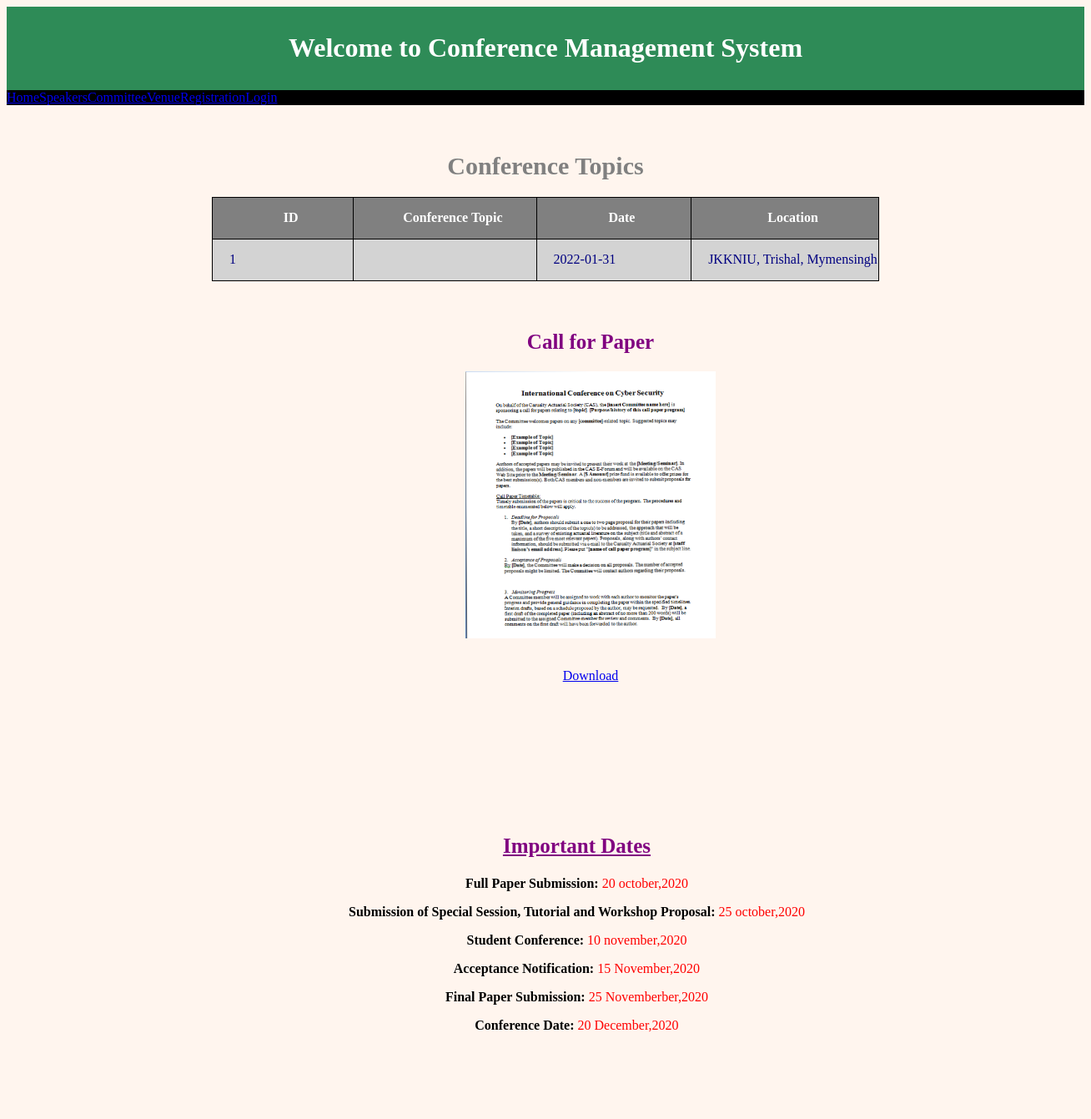
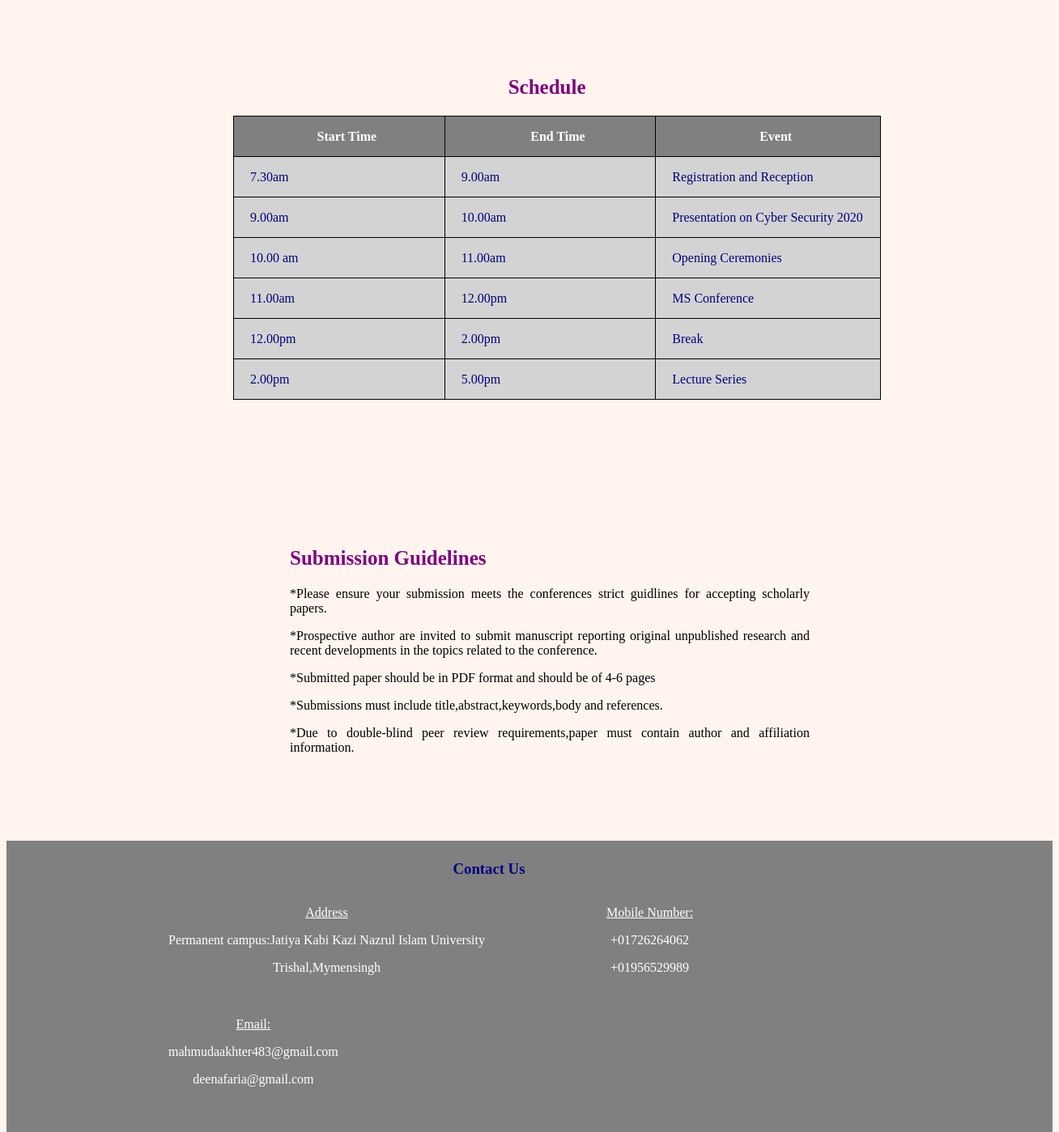
The app's page /home.php with its own data (2 pictures, top to bottom).
### tables this page shows
CREATE TABLE `form` (
  `id` int(10) NOT NULL,
  `conference` text NOT NULL,
  `shortname` varchar(255) NOT NULL,
  `date` date NOT NULL,
  `location` varchar(255) NOT NULL,
  `date1` date NOT NULL,
  `date2` date NOT NULL,
  `date3` date NOT NULL,
  `date4` date NOT NULL,
  `date5` date NOT NULL,
  `date6` date NOT NULL
);

### home.php (the view, shortened to what this page needs)
<html>
<head>
  <link rel="stylesheet" type="text/css" href="style.css" >
  <div class="header">
<h1>Welcome to Conference Management System</h1>
</div>
<ul>
  <li><a href="index.php">Home</a></li>
  <li><a href="speaker.html">Speakers</a></li>
  <li><a href="committee.html">Committee</a></li>
  <li><a href="venue.html">Venue</a></li>
  <li><a href="user_reg.html">Registration</a></li>
  <li><a href="login.html">Login</a></li>
</ul>
</head>
<body>
<br><br>
<h2><span style="color:gray;font-size:30px;"><strong>Conference Topics</strong></span></h2>
<?php
$hostname = "127.0.0.1";
$username = "root";
$password = "";
$conn = new mysqli($hostname, $username, $password,"conference");
$result = mysqli_query($conn,"SELECT * FROM form");
echo "<center>";
echo "<table border='1'>
<tr>
<th>ID</th>
<th>Conference Topic</th>
<th>Date</th>
<th>Location</th>
</tr>";
while($row = mysqli_fetch_array($result))
{
echo "<tr>";
echo "<td>" . $row['id'] . "</td>";
echo "<td>" . $row['Conference'] . "</td>";
echo "<td>" . $row['date'] . "</td>";
echo "<td>" . $row['location'] . "</td>";
echo "</tr>";
}
echo "</table>";
echo "<br>";
echo "</center>";
?>
<div class="paper">
<h4><span style="color:purple;font-size:25px;"><strong>Call for Paper</strong></span></h4>
<img src="paper.png" alt="Call For Paper Image" height="320" width="300">
<br>
<br>
<br>
<a href="Files/downloads.php">Download</a><br>
</div>
<br>
<br>
<div class="date">
<h4><span style="color:purple;font-size:25px;"><strong><u>Important Dates</u></strong></span></h4>
<p><strong>Full Paper Submission:</strong><span style="color:red;"> 20 october,2020<span></p>
<p><strong>Submission of Special Session, Tutorial and Workshop Proposal:</strong> <span style="color:red;"> 25 october,2020</span></p>
<p><strong>Student Conference:</strong> <span style="color:red;">10 november,2020</span></p>
<p><strong>Acceptance Notification:</strong> <span style="color:red;">15 November,2020</span></p>
<p><strong>Final Paper Submission:</strong> <span style="color:red;">25 Novemberber,2020</span></p>
<p><strong>Conference Date:</strong> <span style="color:red;">20 December,2020</span></p>
</div>
<br>
<div class="schedule">
<h4><span style="color:purple;font-size:25px;">Schedule</strong></span></h4>
<table>
<TR>
<TH> Start Time</TH>
<TH>End Time</TH>
<TH>Event</TH>
</TR>
<TR>
<td>7.30am</td>
<td>9.00am</td>
<td>Registration and Reception</td>
</TR>
<TR>
<td>9.00am </td>
<td>10.00am</td>
<td>Presentation on Cyber Security 2020</td>
</TR>
<TR>
<td>10.00 am </td>
<td>11.00am</td>
<td>Opening Ceremonies</td>
</TR>
<TR>
<td>11.00am </td>
<td> 12.00pm</td>
<td>MS Conference</td>
</TR>
<TR>
<td>12.00pm </td>
<td> 2.00pm</td>
<td>Break</td>
</TR>
<TR>
<td>2.00pm </td>
<td> 5.00pm</td>
<td>Lecture Series</td>
</TR>
</table>
</div>
<br>
<div class="guide">
<h4><span style="color:purple;font-size:25px;">Submission Guidelines</strong></span></h4>
<P>*Please ensure your submission meets the conferences strict guidlines for accepting scholarly papers.</P>
<P>*Prospective author are invited to submit manuscript reporting original unpublished research and recent developments in the topics related to the conference.</p>
<P>*Submitted paper should be in PDF format and should be of 4-6 pages</P>
<P>*Submissions must include title,abstract,keywords,body and references.</P>
</P>*Due to double-blind peer review requirements,paper must contain author and affiliation information.</P>
</div>
<br>
<div class="footer">
<h3>Contact Us</h3>
<div class="address">
<p><u>Address</u></p>
<p>Permanent campus:Jatiya Kabi Kazi Nazrul Islam University</p>
<p>Trishal,Mymensingh</p>
</div>
<div class="mobile">
<p><u>Mobile Number:</u></p>
<p>+01726264062</p>
<p>+01956529989</p>
</div>
<div class="email">
<p><u>Email:</u></p>
 <p>mahmudaakhter483@gmail.com</p>
 <P>deenafaria@gmail.com</p>
 </div>
</div>
</body>
</html>

### style.css (style rules this page uses)
.header { background-color:SeaGreen; text-align:center; color:white; padding-top:10px; padding-left:10px; padding-right:10px; padding-bottom:10px; }
.footer { text-align:center; float:left; padding-bottom:20px; background-color:gray; color:white; padding-top:5px; padding-left:100px; padding-right:200px; margin-top:50px; }
h2 { color:gray; text-align:center; }
h3 { color:navy; text-align:center; }
p { font-family:Times New Roman; font-size:16px; font-style:Sans-serif; }
body { background-color:SeaShell; }
ul { list-style-type: none; margin: 0; padding:0; overflow: hidden; background-color: black; }
li { float: left; }
p { font-size:16px; }
.paper { padding-left:50px; text-align:center; float:left; margin-top:20px; margin-left:500px; margin-right:300px; background-color:SeaShell; padding-bottom:40px; }
.date { padding-top:70px; padding-left:60px; text-align:center; float:left; margin-top:50px; margin-left:350px; margin-right:300px; background-color:SeaShell; padding-bottom:40px; }
.schedule { width:60%; padding-top:70px; text-align:center; float:left; margin-top:50px; padding-left:280px; padding-right:300px; background-color:SeaShell; padding-bottom:40px; }
.guide { padding-top:70px; text-align:justify; text-justify:inter-word; float:left; margin-top:50px; padding-left:350px; padding-right:300px; background-color:SeaShell; padding-bottom:40px; }
.address { padding-left:100px; float:left; background-color:gray; padding-right:50px; padding-bottom:20px; }
.mobile { padding-left:100px; float:left; background-color:gray; padding-right:50px; padding-bottom:20px; }
.email { padding-left:100px; float:left; background-color:gray; padding-right:220px; padding-bottom:20px; }
table { border-collapse:collapse; width:50%; background-color:lightgray; }
table,th,td { border:1px solid black; width:800px; height:50px; padding-left:20px; color:navy; }
th { height:50px; background-color:gray; color:white; }

### records on screen
form: id "1", date "2022-01-31", location "JKKNIU, Trishal, Mymensingh"
